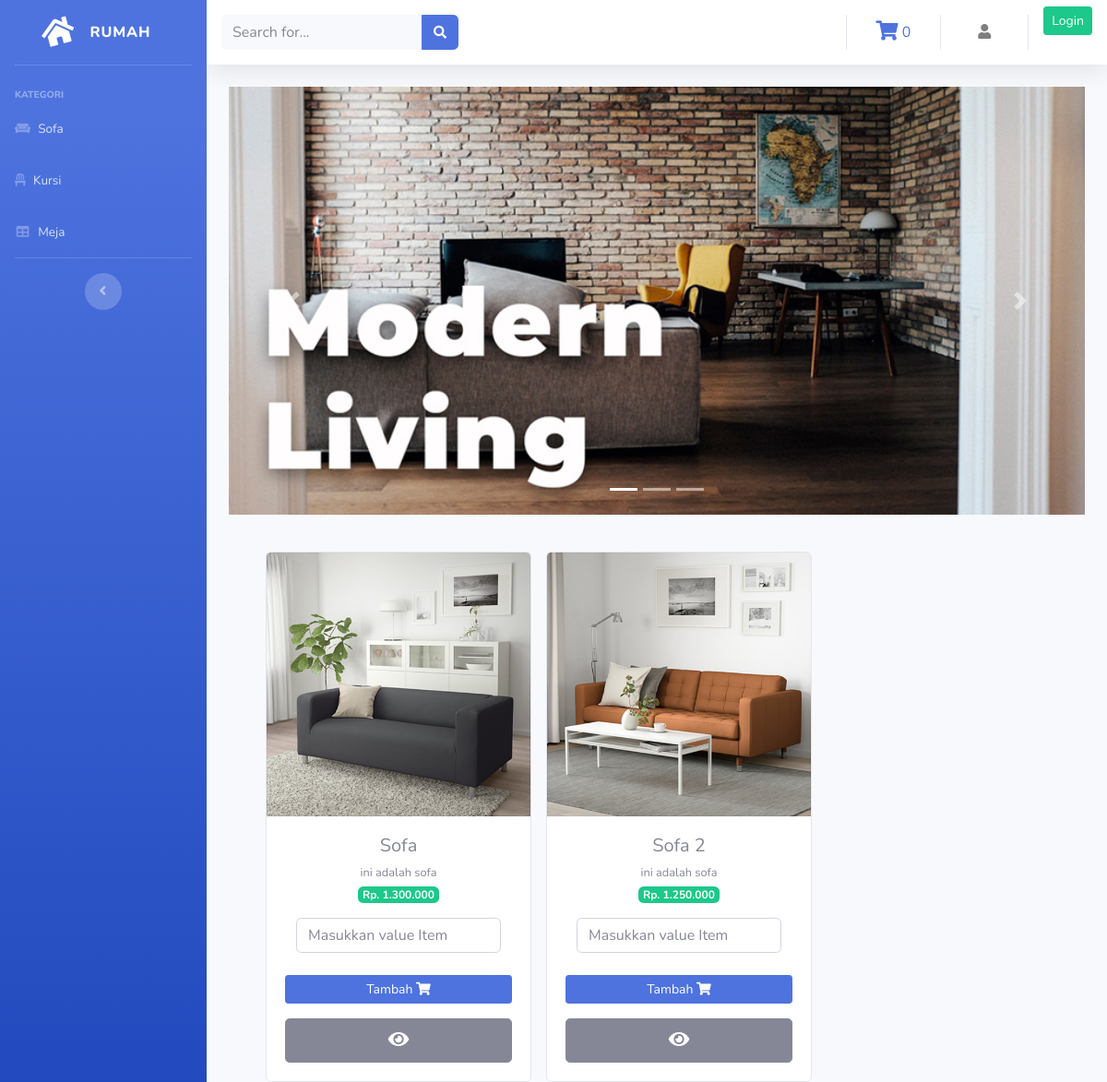
The app's page /Proyek/index.php/kategori/sofa with its own data.
### tables this page shows
CREATE TABLE `product` (
  `id_barang` int(11) NOT NULL,
  `nama_barang` varchar(100) NOT NULL,
  `deskripsi` varchar(225) NOT NULL,
  `kategori` varchar(60) NOT NULL,
  `harga` int(100) NOT NULL,
  `stok` int(4) NOT NULL,
  `gambar` text NOT NULL
);

### Proyek/application/controllers/kategori.php (called while the page is built, shortened)
<?php
    class kategori extends CI_Controller {
        public function sofa()
        {
            $data['sofa'] = $this->model_kategori->data_sofa()->result();
            $this->load->view('Template/header');
            $this->load->view('Template/sidebar');
            $this->load->view('sofa', $data);
            $this->load->view('Template/footer');
        }
    }
?>

### Proyek/index.php (called while the page is built, shortened)
<?php
require_once BASEPATH.'core/CodeIgniter.php';

### Proyek/application/models/model_kategori.php (called while the page is built, shortened)
<?php
    class model_kategori extends CI_Model {
        public function data_sofa(){
            return $this->db->get_where("product", array('kategori'=>'sofa'));
        }
    }
?>

### Proyek/application/views/sofa.php (the view, shortened to what this page needs)
<div class="container-fluid">
    <div id="carouselExampleIndicators" class="carousel slide" data-ride="carousel">
    <ol class="carousel-indicators">
        <li data-target="#carouselExampleIndicators" data-slide-to="0" class="active"></li>
        <li data-target="#carouselExampleIndicators" data-slide-to="1"></li>
        <li data-target="#carouselExampleIndicators" data-slide-to="2"></li>
    </ol>
    <div class="carousel-inner">sss
        <div class="carousel-item active">
        <img src="<?php echo base_url('assets/img/Slide1.jpg') ?>" class="d-block w-100" alt="...">
        </div>
    </div>
    <a class="carousel-control-prev" href="#carouselExampleIndicators" role="button" data-slide="prev">
        <span class="carousel-control-prev-icon" aria-hidden="true"></span>
    </a>
    <a class="carousel-control-next" href="#carouselExampleIndicators" role="button" data-slide="next">
        <span class="carousel-control-next-icon" aria-hidden="true"></span>
    </a>
    </div>
    <div class="row text-center ml-4 mt-4">
        <?php foreach ($sofa as $brg) : ?>
            <div class="card ml-3 mt-3" style="width: 18rem;">
                <img src="<?php echo base_url().'/uploads/'.$brg->gambar ?>" class="card-img-top" alt="...">
                <div class="card-body">
                    <h5 class="card-title mb-1"><?php echo $brg->nama_barang ?></h5>
                    <small><?php echo $brg->deskripsi ?></small><br>
                    <span class="badge badge-success mb-3">Rp. <?php echo number_format ($brg->harga, 0,',','.') ?></span><br>
                    <form method="POST" action="<?php echo base_url().'Admin/tambah_keranjang/'.$brg->id_barang?>">
                            <div class="col-sm">
                                <input type="number" class="form-control" placeholder="Masukkan value Item" name="qty">
                            </div><br>
                            <button class="btn btn-primary btn-sm btn-block" type=submit>Tambah <i class="fas fa-shopping-cart"></i></button>
                       </form>
                    <?php echo anchor('Admin/detail/' .$brg->id_barang,'<div class="btn btn-secondary btn-lg btn-block"><i class="fas fa-eye"></i></div>') ?>
                </div>
            </div>
        <?php endforeach ?>
    </div>
</div>

### records on screen
product: gambar (picture), nama_barang "Sofa", deskripsi "ini adalah sofa", harga "1.300.000"
product: gambar (picture), nama_barang "Sofa 2", deskripsi "ini adalah sofa", harga "1.250.000"

### other values on screen
$this->cart->total_items() "0"
